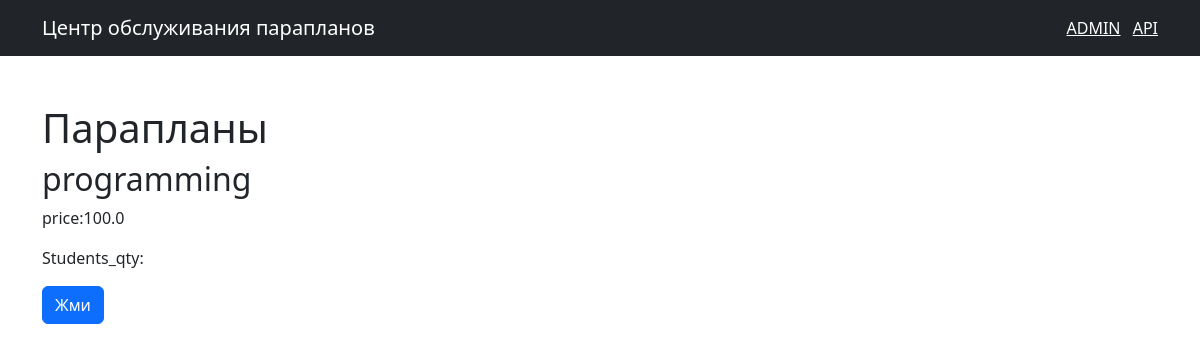
Before: /1 with the older database file.
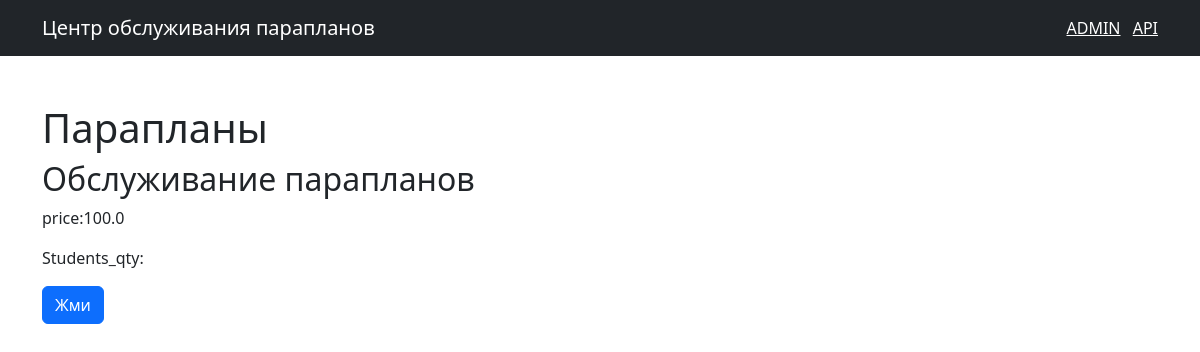
After: the same page with the newer database file.
### shop/models.py (models this page shows, shortened)
class Course(models.Model):
    title = models.CharField(max_length=255)
    price = models.FloatField()
    students_qty = models.IntegerField()
    reviews_qty = models.IntegerField()
    category = models.ForeignKey(Category, on_delete=models.CASCADE)
    created_at = models.DateTimeField(default=timezone.now)

class Category(models.Model):
    title = models.CharField(max_length=300)
    created_at = models.DateTimeField(default=timezone.now)
    def __str__(self):
        return self.title

### shop/views.py (the view)
# urls.py: path('<int:course_id>', views.single_course, name='single_course'),
def single_course(request, course_id):
    course = get_object_or_404(Course, pk=course_id)
    return render(request, 'shop/single_course.html', {'course': course})

### templates/shop/single_course.html (shortened to what this page needs)
{% extends 'base.html' %}
{% block content %}
<h1 class="mt-5"> {{ course.title }} </h1>
<h2> {{ course.category }}</h2>
<p> price:{{ course.price }} </p>
<p> Students_qty:{{ course.students.qty }} </p>
<button class="btn btn-primary">Жми</button>
{% endblock %}

Changed rows visible on the page:
changed Course "Парапланы": category "programming" → "Обслуживание парапланов"
